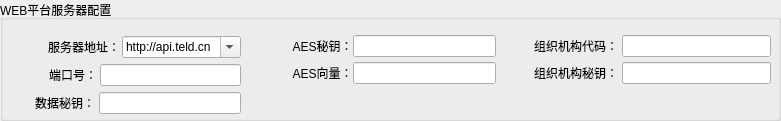
     <widget class="QGroupBox" name="webGroupBox">
      <property name="geometry">
       <rect>
        <x>10</x>
        <y>470</y>
        <width>781</width>
        <height>121</height>
       </rect>
      </property>
      <property name="title">
       <string>WEB平台服务器配置</string>
      </property>
      <widget class="QWidget" name="layoutWidget">
       <property name="geometry">
        <rect>
         <x>0</x>
         <y>30</y>
         <width>241</width>
         <height>91</height>
        </rect>
       </property>
       <layout class="QVBoxLayout" name="verticalLayout">
        <property name="spacing">
         <number>0</number>
        </property>
        <item>
         <layout class="QHBoxLayout" name="horizontalLayout_14">
          <property name="spacing">
           <number>2</number>
          </property>
          <property name="sizeConstraint">
           <enum>QLayout::SetDefaultConstraint</enum>
          </property>
          <item>
           <widget class="QLabel" name="label_40">
            <property name="layoutDirection">
             <enum>Qt::LeftToRight</enum>
            </property>
            <property name="text">
             <string>服务器地址：</string>
            </property>
            <property name="alignment">
             <set>Qt::AlignRight|Qt::AlignTrailing|Qt::AlignVCenter</set>
            </property>
           </widget>
          </item>
          <item>
           <widget class="QComboBox" name="webUrlComboBox">
            <property name="sizePolicy">
             <sizepolicy hsizetype="Fixed" vsizetype="Fixed">
              <horstretch>0</horstretch>
              <verstretch>0</verstretch>
             </sizepolicy>
            </property>
            <property name="editable">
             <bool>true</bool>
            </property>
            <property name="sizeAdjustPolicy">
             <enum>QComboBox::AdjustToContentsOnFirstShow</enum>
            </property>
            <item>
             <property name="text">
              <string>http://api.teld.cn</string>
             </property>
            </item>
            <item>
             <property name="text">
              <string>https://ctrl.teld.cn</string>
             </property>
            </item>
           </widget>
          </item>
         </layout>
        </item>
        <item>
         <layout class="QHBoxLayout" name="horizontalLayout_15">
          <property name="spacing">
           <number>3</number>
          </property>
          <item>
           <spacer name="horizontalSpacer_20">
            <property name="orientation">
             <enum>Qt::Horizontal</enum>
            </property>
            <property name="sizeType">
             <enum>QSizePolicy::Minimum</enum>
            </property>
            <property name="sizeHint" stdset="0">
             <size>
              <width>45</width>
              <height>20</height>
             </size>
            </property>
           </spacer>
          </item>
          <item>
           <widget class="QLabel" name="label_41">
            <property name="text">
             <string> 端口号：</string>
            </property>
            <property name="alignment">
             <set>Qt::AlignRight|Qt::AlignTrailing|Qt::AlignVCenter</set>
            </property>
            <property name="wordWrap">
             <bool>false</bool>
            </property>
           </widget>
          </item>
          <item>
           <widget class="QLineEdit" name="webPortLineEdit"/>
          </item>
         </layout>
        </item>
        <item>
         <layout class="QHBoxLayout" name="horizontalLayout_16">
          <property name="spacing">
           <number>4</number>
          </property>
          <item>
           <spacer name="horizontalSpacer_21">
            <property name="orientation">
             <enum>Qt::Horizontal</enum>
            </property>
            <property name="sizeType">
             <enum>QSizePolicy::Minimum</enum>
            </property>
            <property name="sizeHint" stdset="0">
             <size>
              <width>35</width>
              <height>20</height>
             </size>
            </property>
           </spacer>
          </item>
          <item>
           <widget class="QLabel" name="label_42">
            <property name="text">
             <string>数据秘钥：</string>
            </property>
            <property name="alignment">
             <set>Qt::AlignRight|Qt::AlignTrailing|Qt::AlignVCenter</set>
            </property>
           </widget>
          </item>
          <item>
           <widget class="QLineEdit" name="dataSecretLineEdit"/>
          </item>
         </layout>
        </item>
       </layout>
      </widget>
      <widget class="QWidget" name="layoutWidget">
       <property name="geometry">
        <rect>
         <x>270</x>
         <y>30</y>
         <width>226</width>
         <height>61</height>
        </rect>
       </property>
       <layout class="QVBoxLayout" name="verticalLayout_2">
        <property name="spacing">
         <number>0</number>
        </property>
        <item>
         <layout class="QHBoxLayout" name="horizontalLayout_20">
          <item>
           <widget class="QLabel" name="label_43">
            <property name="text">
             <string>       AES秘钥：</string>
            </property>
           </widget>
          </item>
          <item>
           <widget class="QLineEdit" name="webAesKeyLineEdit"/>
          </item>
         </layout>
        </item>
        <item>
         <layout class="QHBoxLayout" name="horizontalLayout_19">
          <item>
           <widget class="QLabel" name="label_44">
            <property name="text">
             <string>       AES向量：</string>
            </property>
           </widget>
          </item>
          <item>
           <widget class="QLineEdit" name="webAesIVLineEdit"/>
          </item>
         </layout>
        </item>
       </layout>
      </widget>
      <widget class="QWidget" name="layoutWidget">
       <property name="geometry">
        <rect>
         <x>530</x>
         <y>30</y>
         <width>241</width>
         <height>61</height>
        </rect>
       </property>
       <layout class="QVBoxLayout" name="verticalLayout_3">
        <property name="spacing">
         <number>0</number>
        </property>
        <item>
         <layout class="QHBoxLayout" name="horizontalLayout_18">
          <property name="spacing">
           <number>4</number>
          </property>
          <item>
           <widget class="QLabel" name="label_45">
            <property name="text">
             <string> 组织机构代码：</string>
            </property>
            <property name="alignment">
             <set>Qt::AlignRight|Qt::AlignTrailing|Qt::AlignVCenter</set>
            </property>
           </widget>
          </item>
          <item>
           <widget class="QLineEdit" name="OperatorIdLineEdit"/>
          </item>
         </layout>
        </item>
        <item>
         <layout class="QHBoxLayout" name="horizontalLayout_17">
          <property name="spacing">
           <number>4</number>
          </property>
          <item>
           <widget class="QLabel" name="label_46">
            <property name="text">
             <string> 组织机构秘钥：</string>
            </property>
            <property name="alignment">
             <set>Qt::AlignRight|Qt::AlignTrailing|Qt::AlignVCenter</set>
            </property>
           </widget>
          </item>
          <item>
           <widget class="QLineEdit" name="operatorSecretLineEdit"/>
          </item>
         </layout>
        </item>
       </layout>
      </widget>
     </widget>
